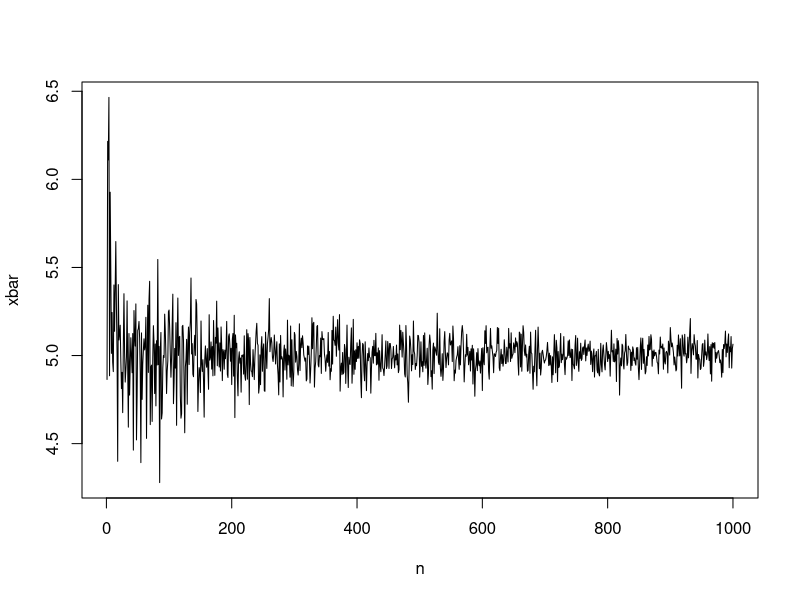
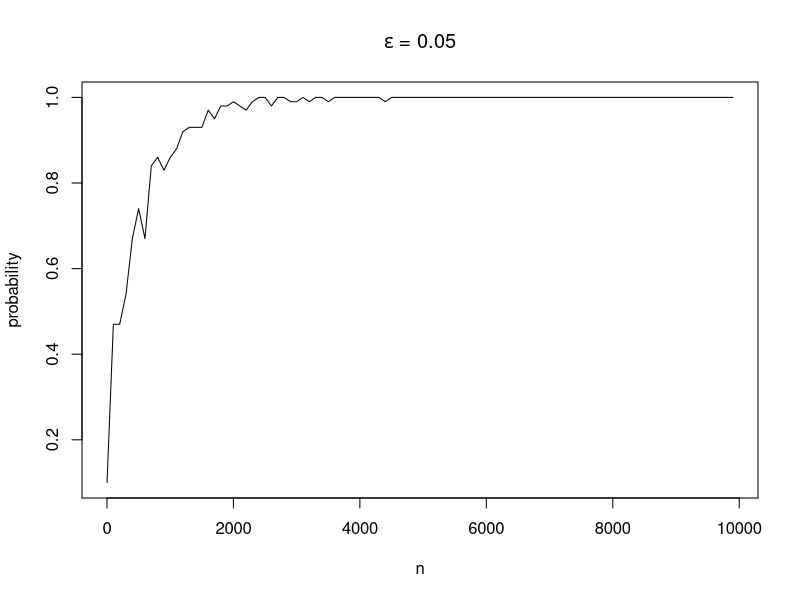
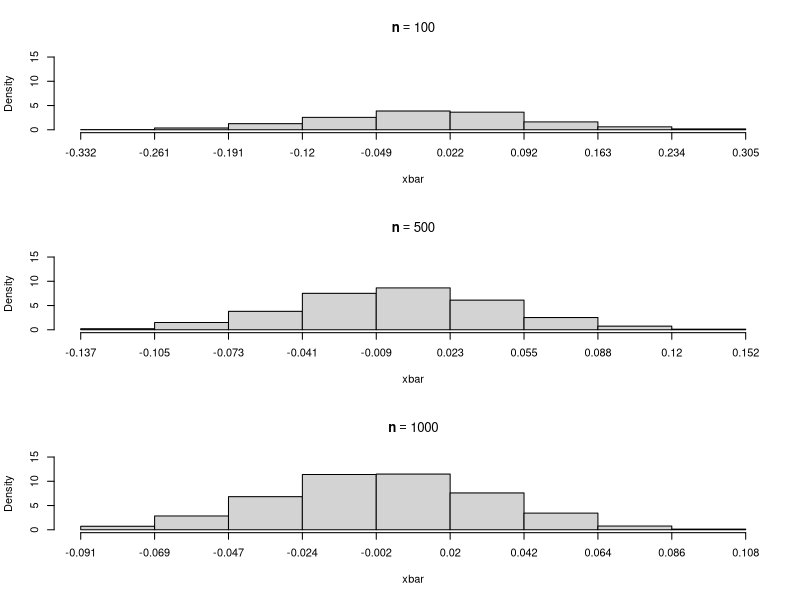
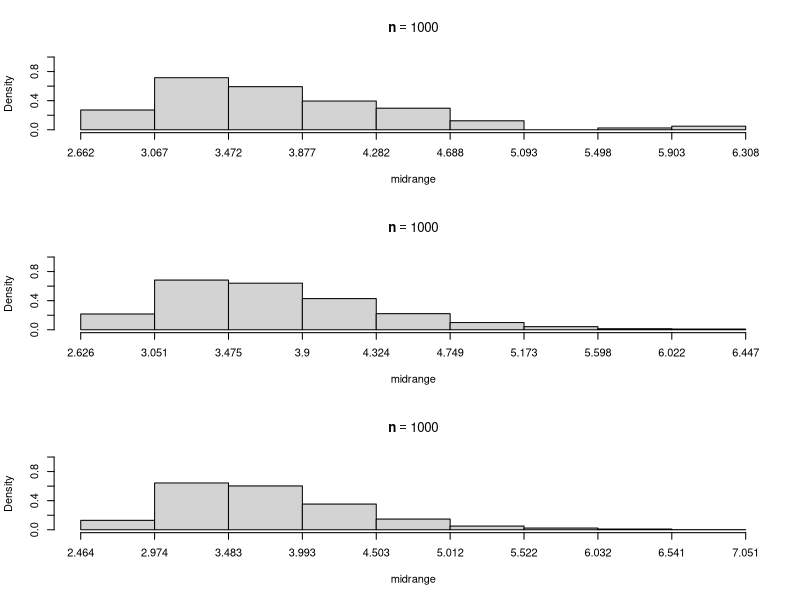

Here is the R script that generated these plots, in order:
rm(list=ls())
F=function(n)
{
 
a=c(rnorm(n,5,2))
a
b=mean(a)
return(b)
}
xbar=array(dim=1)
n=seq(1:1000)
n
 for(i in n)
{
 xbar[i]=F(i)
 
}
 plot(n,xbar,'l')

wlln<-function(n,eps,k = 100)
{
  x = rexp(n*k,rate = 1)
  M = matrix(x,nr = k)
  X = apply(M,1,'median')
  t = sum(abs(X - log(2)) < eps)/k
  return(t)
}

#This is a quiet slow code because traking 
#convergence in probability is in itself difficult
set.seed(50)

#epsilon = 0.05
prob2=NULL
ind = seq(1,10000,100)
for (n in 1:length(ind))
  prob2[n]=wlln(n = ind[n],eps = 0.05,k = 100)
plot(ind,prob2,type="l",xlab="n",ylab="probability",main=expression(epsilon~ "= 0.05"))

rm(list=ls())
f=function(n,R)
{
 x1=array(dim=1)
 xn=array(dim=1)
 midrange=array(dim=1)
 xmed=array(0)
 xbar=array(0)
 b=array(0)
 
 
 for(i in 1:R )
{b=rnorm(n,0,1)
 x1[i]=min(b)
 xn[i]=max(b)
 midrange[i]=(xn[i]+x1[i])/2
 xmed[i]=median(b)
 xbar[i]=mean(b)
}
print(max(x1))
#br1=seq(min(x1),max(x1),length=10)
#h1=hist(x1,breaks=br1,freq=FALSE,xaxt="n",ylim=c(0,100),main=bquote(bold(n==.(n))))
#axis(1,at=br1,round(br1,3))
#br2=seq(min(xn),max(xn),length=10)
#h2=hist(xn,breaks=br2,freq=FALSE,xaxt="n",ylim=c(0,5),main=bquote(bold(n==.(n))))
#axis(1,at=br2,round(br2,3))
#br3=seq(min(midrange),max(midrange),length=10)
#h3=hist(midrange,breaks=br3,freq=FALSE,xaxt="n",ylim=c(0,5),main=bquote(bold(n==.(n))))
#axis(1,at=br3,round(br3,3))
#br4=seq(min(xmed),max(xmed),length=10)
#h4=hist(xmed,breaks=br4,freq=FALSE,xaxt="n",ylim=c(0,150),main=bquote(bold(n==.(n))))
#axis(1,at=br4,round(br4,3))
#curve(dnorm(x),from=0,to=3,add=T)
br5=seq(min(xbar),max(xbar),length=10)
h5=hist(xbar,breaks=br5,freq=FALSE,xaxt="n",ylim=c(0,15),main=bquote(bold(n==.(n))))
axis(1,at=br5,round(br5,3))

}
  
 par(mfrow=c(3,1))
f(100,1000)
f(500,1000)
f(1000,1000)


rm(list=ls())
f=function(n,R)
{
 x1=array(dim=1)
 xn=array(dim=1)
 midrange=array(dim=1)
 xmed=array(0)
 xbar=array(0)
 b=array(0)
 
 
 for(i in 1:R )
{b=rexp(n,rate=1)
 x1[i]=min(b)
 xn[i]=max(b)
 midrange[i]=(xn[i]+x1[i])/2
 xmed[i]=median(b)
 xbar[i]=mean(b)
}
print(max(x1))
#br1=seq(min(x1),max(x1),length=10)
#h1=hist(x1,breaks=br1,freq=FALSE,xaxt="n",ylim=c(0,100),main=bquote(bold(R==.(R))))
#axis(1,at=br1,round(br1,3))
#br2=seq(min(xn),max(xn),length=10)
#h2=hist(xn,breaks=br2,freq=FALSE,xaxt="n",ylim=c(0,5),main=bquote(bold(n==.(n))))
#axis(1,at=br2,round(br2,3))
br3=seq(min(midrange),max(midrange),length=10)
h3=hist(midrange,breaks=br3,freq=FALSE,xaxt="n",ylim=c(0,1),main=bquote(bold(n==.(n))))
axis(1,at=br3,round(br3,3))
#br4=seq(min(xmed),max(xmed),length=10)
#h4=hist(xmed,breaks=br4,freq=FALSE,xaxt="n",ylim=c(0,150),main=bquote(bold(n==.(n))))
#axis(1,at=br4,round(br4,3))
#curve(dnorm(x),from=0,to=3,add=T)
#br5=seq(min(xbar),max(xbar),length=10)
#h5=hist(xbar,breaks=br5,freq=FALSE,xaxt="n",ylim=c(0,15),main=bquote(bold(n==.(n))))
#axis(1,at=br5,round(br5,3))

}
  
 par(mfrow=c(3,1))
f(1000,100)
f(1000,500)
f(1000,1000) 


